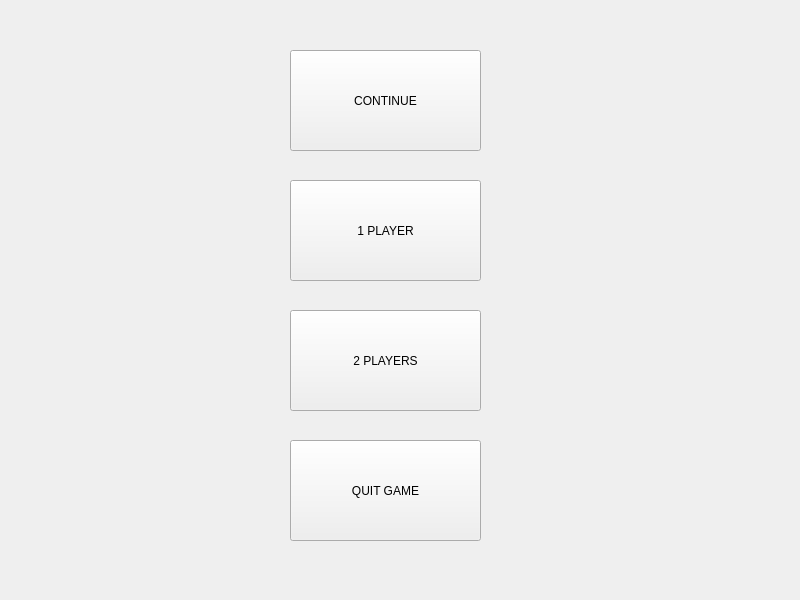
<?xml version="1.0" encoding="UTF-8"?>
<ui version="4.0">
 <class>Widget</class>
 <widget class="QWidget" name="Widget">
  <property name="geometry">
   <rect>
    <x>0</x>
    <y>0</y>
    <width>800</width>
    <height>600</height>
   </rect>
  </property>
  <property name="windowTitle">
   <string>Widget</string>
  </property>
  <widget class="QPushButton" name="startGameButton">
   <property name="geometry">
    <rect>
     <x>290</x>
     <y>180</y>
     <width>191</width>
     <height>101</height>
    </rect>
   </property>
   <property name="text">
    <string>1 PLAYER</string>
   </property>
  </widget>
  <widget class="QPushButton" name="startGameButton_2">
   <property name="geometry">
    <rect>
     <x>290</x>
     <y>310</y>
     <width>191</width>
     <height>101</height>
    </rect>
   </property>
   <property name="text">
    <string>2 PLAYERS</string>
   </property>
  </widget>
  <widget class="QPushButton" name="startGameButton_3">
   <property name="geometry">
    <rect>
     <x>290</x>
     <y>440</y>
     <width>191</width>
     <height>101</height>
    </rect>
   </property>
   <property name="text">
    <string>QUIT GAME</string>
   </property>
  </widget>
  <widget class="QPushButton" name="startGameButton_4">
   <property name="geometry">
    <rect>
     <x>290</x>
     <y>50</y>
     <width>191</width>
     <height>101</height>
    </rect>
   </property>
   <property name="text">
    <string>CONTINUE</string>
   </property>
  </widget>
 </widget>
 <resources/>
 <connections/>
</ui>
